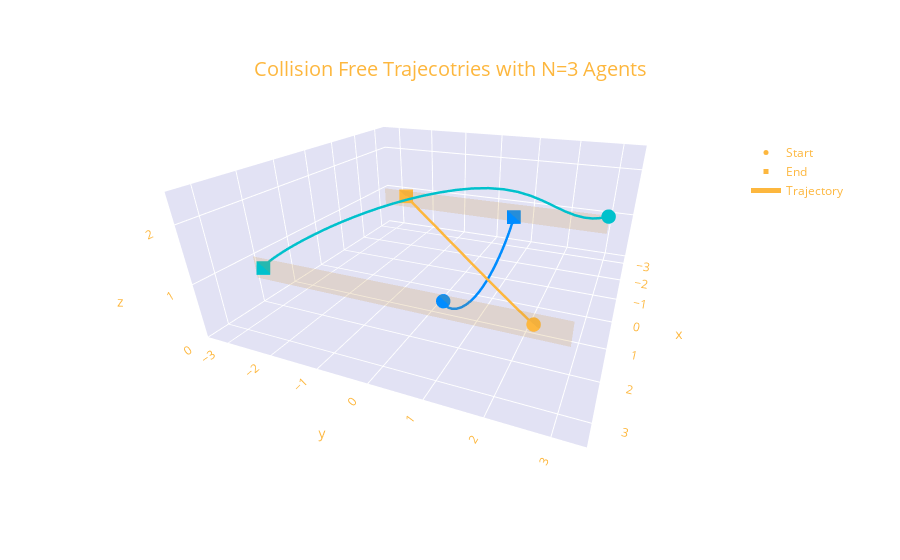

Notebook code cell kept with this figure:
### Code cell
c = ["#fdb73e", "#00C1CC", '#008CFF', '#8BEB98', '#CF69FF', '#FF7396']

last = len(agent1_x)-1

start1 = go.Scatter3d(
    x=[pos_df[pos_df.Agent=='Agent 1'].X[0]],
    y=[pos_df[pos_df.Agent=='Agent 1'].Y[0]],
    z=[pos_df[pos_df.Agent=='Agent 1'].Z[0]],
    mode='markers',
    name='Start 1',
    marker=dict(symbol="circle",color=c[0],size=5),
    hovertemplate='Agent 1 start<extra></extra>'
)

end1 = go.Scatter3d(
    x=[pos_df[pos_df.Agent=='Agent 1'].X[last]],
    y=[pos_df[pos_df.Agent=='Agent 1'].Y[last]],
    z=[pos_df[pos_df.Agent=='Agent 1'].Z[last]],
    mode='markers',
    name='End 1',
    marker=dict(symbol="square",color=c[0],size=5),
    hovertemplate='Agent 1 end<extra></extra>'
)

traj1 = go.Scatter3d(
    x=pos_df[pos_df.Agent=='Agent 1'].X,
    y=pos_df[pos_df.Agent=='Agent 1'].Y,
    z=pos_df[pos_df.Agent=='Agent 1'].Z,
    mode='lines',
    name='Trajectory 1',
    line=dict(width=5, color=c[0]),
    hovertemplate='Agent 1 trajectory<extra></extra>'
)

start2 = go.Scatter3d(
    x=[pos_df[pos_df.Agent=='Agent 2'].X[0]],
    y=[pos_df[pos_df.Agent=='Agent 2'].Y[0]],
    z=[pos_df[pos_df.Agent=='Agent 2'].Z[0]],
    mode='markers',
    name='Start 2',
    marker=dict(symbol="circle",color=c[1],size=5),
    hovertemplate='Agent 2 start<extra></extra>'
)

end2 = go.Scatter3d(
    x=[pos_df[pos_df.Agent=='Agent 2'].X[last]],
    y=[pos_df[pos_df.Agent=='Agent 2'].Y[last]],
    z=[pos_df[pos_df.Agent=='Agent 2'].Z[last]],
    mode='markers',
    name='End 2',
    marker=dict(symbol="square",color=c[1],size=5),
    hovertemplate='Agent 2 end<extra></extra>'
)

traj2 = go.Scatter3d(
    x=pos_df[pos_df.Agent=='Agent 2'].X,
    y=pos_df[pos_df.Agent=='Agent 2'].Y,
    z=pos_df[pos_df.Agent=='Agent 2'].Z,
    mode='lines',
    name='Trajectory 2',
    line=dict(width=5, color=c[1]),
    hovertemplate='Agent 2 end<extra></extra>'
)

start3 = go.Scatter3d(
    x=[pos_df[pos_df.Agent=='Agent 3'].X[0]],
    y=[pos_df[pos_df.Agent=='Agent 3'].Y[0]],
    z=[pos_df[pos_df.Agent=='Agent 3'].Z[0]],
    mode='markers',
    name='Start 3',
    marker=dict(symbol="circle",color=c[2],size=5),
    hovertemplate='Agent 3 start<extra></extra>'
)

end3 = go.Scatter3d(
    x=[pos_df[pos_df.Agent=='Agent 3'].X[last]],
    y=[pos_df[pos_df.Agent=='Agent 3'].Y[last]],
    z=[pos_df[pos_df.Agent=='Agent 3'].Z[last]],
    mode='markers',
    name='End 3',
    marker=dict(symbol="square",color=c[2],size=5),
    hovertemplate='Agent 3 end<extra></extra>'
)

traj3 = go.Scatter3d(
    x=pos_df[pos_df.Agent=='Agent 3'].X,
    y=pos_df[pos_df.Agent=='Agent 3'].Y,
    z=pos_df[pos_df.Agent=='Agent 3'].Z,
    mode='lines',
    name='Trajectory 3',
    line=dict(width=5, color=c[2]),
    hovertemplate='Agent 3 trajectory<extra></extra>'
)

start = go.Scatter3d(
    x=[10],
    y=[10],
    z=[10],
    mode='markers',
    name='Start',
    marker=dict(symbol="circle",color="#fdb73e",size=5)
)

end = go.Scatter3d(
    x=[10],
    y=[10],
    z=[10],
    mode='markers',
    name='End',
    marker=dict(symbol="square",color="#fdb73e",size=5)
)

traj = go.Scatter3d(
    x=[10],
    y=[10],
    z=[10],
    mode='lines',
    name='Trajectory',
    line=dict(width=5, color="#fdb73e")
)

start_zone = go.Mesh3d(
        x=[-2.5, -2.5, -2.5, -2.5],
        y=[-3, -3, 3, 3],
        z=[1.2, 0.8, 1.2, 0.8],

        i=[0, 0, 0, 1],
        j=[1, 2, 3, 2],
        k=[2, 3, 1, 3],
        opacity=0.1,
        color='#fdb73e',
        flatshading = True,
        hovertemplate='Even Agent<br>Start Zone<extra></extra>'
    )

end_zone = go.Mesh3d(
        x=[2.5, 2.5, 2.5, 2.5],
        y=[-3, -3, 3, 3],
        z=[1.2, 0.8, 1.2, 0.8],

        i=[0, 0, 0, 1],
        j=[1, 2, 3, 2],
        k=[2, 3, 1, 3],
        opacity=0.1,
        color='#fdb73e',
        flatshading = True,
        hovertemplate='Odd Agent<br>Start Zone<extra></extra>'
    )

fig = go.Figure(data=[start1, end1, traj1, 
                      start2, end2, traj2, 
                      start3, end3, traj3,
                      start, end, traj,
                      start_zone, end_zone])

fig.update_layout({
    'paper_bgcolor': 'rgba(0, 0, 0, 0)',
    'scene_xaxis_backgroundcolor': 'rgba(47, 47, 65, 0.3)',
    'scene_yaxis_backgroundcolor': 'rgba(47, 47, 65, 0.3)',
    'scene_zaxis_backgroundcolor': 'rgba(47, 47, 65, 0.3)',
    'scene_xaxis_linecolor': 'rgba(0, 0, 0, 0)',
    'scene_yaxis_linecolor': 'rgba(0, 0, 0, 0)',
    'scene_zaxis_linecolor': 'rgba(0, 0, 0, 0)',
    'scene_xaxis_gridcolor': 'rgba(0, 0, 0, 0)',
    'scene_yaxis_gridcolor': 'rgba(0, 0, 0, 0)',
    'scene_zaxis_gridcolor': 'rgba(0, 0, 0, 0)',
    
})

fig.update_layout(
    font_color="#fdb73e",
    title={
        'text': "Collision Free Trajecotries with N=3 Agents",
        'y':0.89,
        'x':0.50,
        'font_size': 20}
)

fig.update_layout(
    scene = dict(
        xaxis = dict(range=[-3.5,3.5],),
        yaxis = dict(range=[-3.5,3.5],),
        zaxis = dict(nticks=3, range=[0,2.5],),)
)


fig.update_layout(
    scene_camera = dict(
        up = dict(x=0, y=0, z=1),
        center = dict(x=0, y=0, z=-0.2),
        eye = dict(x=1.2, y=0.5, z=0.5))
)

labels_to_show_in_legend = ["Start","End","Trajectory","Zone"]

for trace in fig['data']: 
    if (not trace['name'] in labels_to_show_in_legend):
        trace['showlegend'] = False

        
fig.update_layout(legend=dict(
    yanchor="top",
    y=0.9,
    xanchor="left",
    x=0.9
))

fig.update_layout(scene_aspectratio=dict(x=1, y=1, z=0.4))

fig.write_html("traj3.html")

fig.show()

### Figure 1 — Plotly figure (JSON) as saved in the notebook; plotly's stock layout.template omitted (floating-point values rounded to 4 significant figures)
{"data": [{"hovertemplate": "Agent 1 start<extra></extra>", "marker": {"color": "#fdb73e", "size": 5, "symbol": "circle"}, "mode": "markers", "name": "Start 1", "showlegend": false, "type": "scatter3d", "x": [2.5], "y": [2.408], "z": [1.027]}, {"hovertemplate": "Agent 1 end<extra></extra>", "marker": {"color": "#fdb73e", "size": 5, "symbol": "square"}, "mode": "markers", "name": "End 1", "showlegend": false, "type": "scatter3d", "x": [-2.512], "y": [-2.361], "z": [1.065]}, {"hovertemplate": "Agent 1 trajectory<extra></extra>", "line": {"color": "#fdb73e", "width": 5}, "mode": "lines", "name": "Trajectory 1", "showlegend": false, "type": "scatter3d", "x": [2.5, 2.5, 2.498, 2.486, 2.456, 2.397, 2.303, 2.17, 1.997, 1.786, 1.543, 1.279, 1.001, 0.7178, 0.4373, 0.1647, -0.09618, -0.3427, -0.5734, -0.7876, -0.9852, -1.166, -1.331, -1.481, -1.616, -1.738, -1.846, -1.943, -2.028, -2.103, -2.169, -2.226, -2.276, -2.318, -2.355, -2.386, -2.412, -2.434, -2.452, -2.467, -2.479, -2.489, -2.496, -2.502, -2.506, -2.509, -2.511, -2.512, -2.513, -2.513, -2.512], "y": [2.408, 2.408, 2.406, 2.394, 2.364, 2.305, 2.211, 2.079, 1.908, 1.702, 1.469, 1.216, 0.9524, 0.6853, 0.421, 0.1644, -0.08115, -0.3133, -0.5307, -0.7326, -0.9189, -1.09, -1.246, -1.387, -1.515, -1.629, -1.732, -1.823, -1.904, -1.975, -2.037, -2.091, -2.138, -2.178, -2.212, -2.242, -2.266, -2.287, -2.304, -2.318, -2.33, -2.339, -2.346, -2.351, -2.355, -2.358, -2.36, -2.361, -2.362, -2.362, -2.361], "z": [1.027, 1.027, 1.027, 1.027, 1.028, 1.029, 1.03, 1.032, 1.033, 1.035, 1.037, 1.039, 1.041, 1.043, 1.045, 1.047, 1.049, 1.05, 1.052, 1.053, 1.055, 1.056, 1.057, 1.058, 1.059, 1.06, 1.061, 1.061, 1.062, 1.062, 1.063, 1.063, 1.064, 1.064, 1.064, 1.064, 1.064, 1.065, 1.065, 1.065, 1.065, 1.065, 1.065, 1.065, 1.065, 1.065, 1.065, 1.065, 1.065, 1.065, 1.065]}, {"hovertemplate": "Agent 2 start<extra></extra>", "marker": {"color": "#00C1CC", "size": 5, "symbol": "circle"}, "mode": "markers", "name": "Start 2", "showlegend": false, "type": "scatter3d", "x": [-2.5], "y": [2.972], "z": [1.185]}, {"hovertemplate": "Agent 2 end<extra></extra>", "marker": {"color": "#00C1CC", "size": 5, "symbol": "square"}, "mode": "markers", "name": "End 2", "showlegend": false, "type": "scatter3d", "x": [2.504], "y": [-2.799], "z": [1.02]}, {"hovertemplate": "Agent 2 end<extra></extra>", "line": {"color": "#00C1CC", "width": 5}, "mode": "lines", "name": "Trajectory 2", "showlegend": false, "type": "scatter3d", "x": [-2.5, -2.5, -2.497, -2.486, -2.455, -2.396, -2.307, -2.197, -2.075, -1.945, -1.812, -1.675, -1.531, -1.375, -1.202, -1.01, -0.8015, -0.5795, -0.3494, -0.1167, 0.1137, 0.3375, 0.5517, 0.754, 0.9432, 1.119, 1.28, 1.428, 1.562, 1.683, 1.793, 1.891, 1.978, 2.056, 2.125, 2.185, 2.238, 2.283, 2.323, 2.357, 2.386, 2.41, 2.431, 2.448, 2.462, 2.474, 2.483, 2.491, 2.496, 2.501, 2.504], "y": [2.972, 2.972, 2.97, 2.958, 2.928, 2.869, 2.776, 2.645, 2.477, 2.282, 2.065, 1.837, 1.6, 1.354, 1.097, 0.8295, 0.5525, 0.2707, -0.01053, -0.2855, -0.5493, -0.798, -1.029, -1.241, -1.435, -1.609, -1.766, -1.906, -2.032, -2.143, -2.241, -2.327, -2.403, -2.468, -2.525, -2.575, -2.617, -2.652, -2.682, -2.708, -2.729, -2.746, -2.76, -2.771, -2.779, -2.786, -2.791, -2.795, -2.797, -2.798, -2.799], "z": [1.185, 1.185, 1.185, 1.184, 1.181, 1.178, 1.178, 1.19, 1.223, 1.286, 1.381, 1.498, 1.621, 1.736, 1.832, 1.902, 1.945, 1.964, 1.962, 1.943, 1.911, 1.87, 1.822, 1.77, 1.716, 1.661, 1.607, 1.553, 1.502, 1.453, 1.407, 1.364, 1.324, 1.287, 1.253, 1.222, 1.194, 1.169, 1.147, 1.127, 1.109, 1.093, 1.08, 1.068, 1.057, 1.048, 1.04, 1.034, 1.028, 1.023, 1.02]}, {"hovertemplate": "Agent 3 start<extra></extra>", "marker": {"color": "#008CFF", "size": 5, "symbol": "circle"}, "mode": "markers", "name": "Start 3", "showlegend": false, "type": "scatter3d", "x": [2.5], "y": [0.919], "z": [1.098]}, {"hovertemplate": "Agent 3 end<extra></extra>", "marker": {"color": "#008CFF", "size": 5, "symbol": "square"}, "mode": "markers", "name": "End 3", "showlegend": false, "type": "scatter3d", "x": [-2.512], "y": [0.7045], "z": [0.8983]}, {"hovertemplate": "Agent 3 trajectory<extra></extra>", "line": {"color": "#008CFF", "width": 5}, "mode": "lines", "name": "Trajectory 3", "showlegend": false, "type": "scatter3d", "x": [2.5, 2.5, 2.498, 2.486, 2.456, 2.397, 2.303, 2.17, 1.997, 1.786, 1.543, 1.279, 1.001, 0.7176, 0.4371, 0.1645, -0.09637, -0.3429, -0.5736, -0.7878, -0.9853, -1.166, -1.332, -1.481, -1.616, -1.738, -1.846, -1.943, -2.028, -2.103, -2.169, -2.226, -2.276, -2.319, -2.355, -2.386, -2.412, -2.434, -2.452, -2.467, -2.479, -2.489, -2.496, -2.502, -2.506, -2.509, -2.511, -2.512, -2.513, -2.513, -2.512], "y": [0.919, 0.9191, 0.9189, 0.9158, 0.9034, 0.8773, 0.8382, 0.7928, 0.7498, 0.7151, 0.6904, 0.6746, 0.6658, 0.6619, 0.661, 0.6619, 0.6635, 0.6654, 0.6673, 0.6693, 0.6712, 0.6731, 0.6751, 0.6771, 0.6792, 0.6812, 0.6833, 0.6853, 0.6872, 0.689, 0.6907, 0.6923, 0.6938, 0.6951, 0.6963, 0.6974, 0.6984, 0.6993, 0.7001, 0.7008, 0.7014, 0.702, 0.7025, 0.7029, 0.7032, 0.7035, 0.7038, 0.704, 0.7042, 0.7044, 0.7045], "z": [1.098, 1.099, 1.098, 1.094, 1.078, 1.039, 0.9717, 0.8713, 0.7429, 0.5987, 0.4545, 0.3243, 0.2171, 0.1367, 0.0829, 0.0532, 0.04414, 0.05199, 0.07319, 0.1045, 0.1433, 0.1872, 0.2342, 0.2829, 0.3321, 0.3807, 0.428, 0.4735, 0.5167, 0.5574, 0.5954, 0.6306, 0.663, 0.6926, 0.7195, 0.7438, 0.7657, 0.7853, 0.8027, 0.8182, 0.8318, 0.8437, 0.8541, 0.8631, 0.8709, 0.8776, 0.8832, 0.8881, 0.8921, 0.8955, 0.8983]}, {"marker": {"color": "#fdb73e", "size": 5, "symbol": "circle"}, "mode": "markers", "name": "Start", "type": "scatter3d", "x": [10], "y": [10], "z": [10]}, {"marker": {"color": "#fdb73e", "size": 5, "symbol": "square"}, "mode": "markers", "name": "End", "type": "scatter3d", "x": [10], "y": [10], "z": [10]}, {"line": {"color": "#fdb73e", "width": 5}, "mode": "lines", "name": "Trajectory", "type": "scatter3d", "x": [10], "y": [10], "z": [10]}, {"color": "#fdb73e", "flatshading": true, "hovertemplate": "Even Agent<br>Start Zone<extra></extra>", "i": [0, 0, 0, 1], "j": [1, 2, 3, 2], "k": [2, 3, 1, 3], "opacity": 0.1, "showlegend": false, "type": "mesh3d", "x": [-2.5, -2.5, -2.5, -2.5], "y": [-3, -3, 3, 3], "z": [1.2, 0.8, 1.2, 0.8]}, {"color": "#fdb73e", "flatshading": true, "hovertemplate": "Odd Agent<br>Start Zone<extra></extra>", "i": [0, 0, 0, 1], "j": [1, 2, 3, 2], "k": [2, 3, 1, 3], "opacity": 0.1, "showlegend": false, "type": "mesh3d", "x": [2.5, 2.5, 2.5, 2.5], "y": [-3, -3, 3, 3], "z": [1.2, 0.8, 1.2, 0.8]}], "layout": {"font": {"color": "#fdb73e"}, "legend": {"x": 0.9, "xanchor": "left", "y": 0.9, "yanchor": "top"}, "paper_bgcolor": "rgba(0, 0, 0, 0)", "scene": {"aspectratio": {"x": 1, "y": 1, "z": 0.4}, "camera": {"center": {"x": 0, "y": 0, "z": -0.2}, "eye": {"x": 1.2, "y": 0.5, "z": 0.5}, "up": {"x": 0, "y": 0, "z": 1}}, "xaxis": {"backgroundcolor": "rgba(47, 47, 65, 0.3)", "gridcolor": "rgba(0, 0, 0, 0)", "linecolor": "rgba(0, 0, 0, 0)", "range": [-3.5, 3.5]}, "yaxis": {"backgroundcolor": "rgba(47, 47, 65, 0.3)", "gridcolor": "rgba(0, 0, 0, 0)", "linecolor": "rgba(0, 0, 0, 0)", "range": [-3.5, 3.5]}, "zaxis": {"backgroundcolor": "rgba(47, 47, 65, 0.3)", "gridcolor": "rgba(0, 0, 0, 0)", "linecolor": "rgba(0, 0, 0, 0)", "nticks": 3, "range": [0, 2.5]}}, "title": {"font": {"size": 20}, "text": "Collision Free Trajecotries with N=3 Agents", "x": 0.5, "y": 0.89}}}
